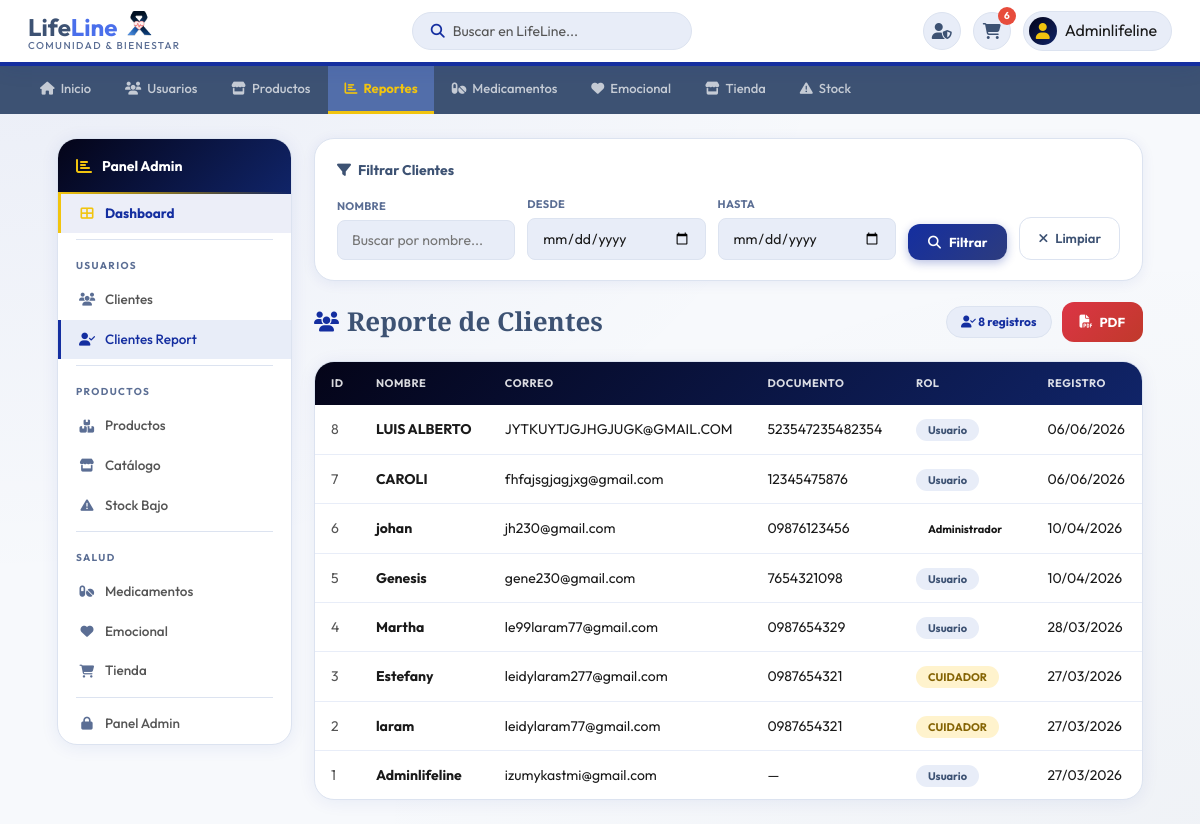
Screenshot of /reportes/clientes/ (signed in) with the database file from the repository.
### usuarios/models.py (models this page shows, shortened)
class Usuario(AbstractUser):
    ROL_CHOICES = [
        ('USER',     'Usuario'),
        ('PACIENTE', 'Paciente'),
        ('ADMIN',    'Administrador'),
    ]
    ESTADIO_CHOICES = [
        ('ESTADO1', 'Estadio 1'),
        ('ESTADO2', 'Estadio 2'),
        ('ESTADO3', 'Estadio 3'),
        ('ESTADO4', 'Estadio 4'),
    ]
    TIPO_DOC_CHOICES = [
        ('cc', 'Cédula de ciudadanía'),
        ('ti', 'Tarjeta de identidad'),
        ('ce', 'Cédula extranjera'),
    ]
    foto_perfil = models.ImageField(
        upload_to='perfiles/',
        blank=True,
        null=True,
        verbose_name='Foto de perfil'
    )
    rol              = models.CharField(max_length=20, choices=ROL_CHOICES, default='USER')
    estadio          = models.CharField(max_length=20, choices=ESTADIO_CHOICES, blank=True, null=True)
    tipo_documento   = models.CharField(max_length=5,  choices=TIPO_DOC_CHOICES, blank=True)
    numero_documento = models.CharField(max_length=15, blank=True)
    fecha_nacimiento = models.DateField(
        null=True, blank=True,
        validators=[validar_fecha_nacimiento]
    )
    email = models.EmailField(unique=True)
    class Meta:
        verbose_name        = 'Usuario'
        verbose_name_plural = 'Usuarios'

### reportes/views.py (the view)
# urls.py: path('clientes/',          views.vista_clientes,           name='clientes'),
@login_required
def vista_clientes(request):
    if not solo_admin(request.user):
        return redirect('home')
    clientes, nombre, desde, hasta = _filtrar_clientes(request)
    return render(request, 'reportes/clientes.html', {
        'clientes': clientes, 'nombre_filtro': nombre,
        'desde_filtro': desde, 'hasta_filtro': hasta, 'total': clientes.count(),
    })

### carrito/context_processors.py (called while the page is built)
def carrito_count(request):
    count = 0
    if request.user.is_authenticated:
        try:
            from carrito.models import CarritoItem
            from django.db.models import Sum
            count = CarritoItem.objects.filter(
                usuario=request.user
            ).aggregate(total=Sum('cantidad'))['total'] or 0
        except Exception:
            count = 0
    return {'carrito_count': count}

### reportes/views.py (called while the page is built)
def solo_admin(user):
    return user.is_staff or getattr(user, 'rol', '') == 'ADMIN'

def _filtrar_clientes(request):
    nombre = request.GET.get('nombre', '').strip()
    desde  = request.GET.get('desde',  '').strip()
    hasta  = request.GET.get('hasta',  '').strip()
    qs = Usuario.objects.all().order_by('-date_joined')
    if nombre:
        qs = qs.filter(username__icontains=nombre)
    if desde:
        try: qs = qs.filter(date_joined__date__gte=datetime.date.fromisoformat(desde))
        except ValueError: pass
    if hasta:
        try: qs = qs.filter(date_joined__date__lte=datetime.date.fromisoformat(hasta))
        except ValueError: pass
    return qs, nombre, desde, hasta

### templates/reportes/clientes.html (shortened to what this page needs)
{% load static %}
<!DOCTYPE html>
<html lang="es">
<head>
<link rel="stylesheet" href="https://cdnjs.cloudflare.com/ajax/libs/font-awesome/6.5.1/css/all.min.css">
<link rel="stylesheet" href="{% static 'css/estilos.css' %}">
</head>
<body>
<header class="header-bar">
  <div class="logo-wrap">
    <div class="logo-text-wrap">
      <div class="logo-title">
        Life<span style="color: #4a6feb;">Line</span>
        <img class="logol" src="{% static 'imagenes/Group 243 (3).png' %}" alt="logo">
      </div>
      <div class="logo-tagline">Comunidad &amp; Bienestar</div>
    </div>
  </div>
  <div class="search-box">
    <i class="fas fa-search"></i>
    <input type="text" placeholder="Buscar en LifeLine...">
  </div>
  <div class="header-right">
    {% if request.user.is_staff or request.user.rol == 'ADMIN' %}
    <a class="hdr-btn admin-btn" href="{% url 'lista_productos' %}" title="Panel de Administración">
      <i class="fas fa-user-shield"></i>
    </a>
    {% endif %}
    <a class="hdr-btn" href="{% url 'ver_carrito' %}" title="Carrito">
      <i class="fas fa-shopping-cart"></i>
      <span class="cart-badge" id="cart-count">{{ carrito_count }}</span>
    </a>
    <div class="user-chip">
      <div class="user-chip-av"><i class="fas fa-user"></i></div>
      <span>{{ request.user.username|default:"Mi cuenta" }}</span>
    </div>
  </div>
</header>
<nav class="main-tabs">
  <a href="{% url 'home' %}"><i class="fas fa-home"></i> Inicio</a>
  <a href="{% url 'lista_usuarios' %}"><i class="fas fa-users"></i> Usuarios</a>
  <a href="{% url 'lista_productos' %}"><i class="fas fa-store"></i> Productos</a>
  <a href="{% url 'clientes' %}" class="active"><i class="fas fa-chart-bar"></i> Reportes</a>
<a href="{% url 'reporte_medicamentos' %}"><i class="fas fa-pills"></i> Medicamentos</a>
  <a href="{% url 'reporte_emocional' %}" ><i class="fas fa-heart"></i> Emocional</a>
  <a href="{% url 'reporte_tienda' %}"><i class="fas fa-store"></i> Tienda</a>
  <a href="{% url 'reporte_stock' %}"><i class="fas fa-exclamation-triangle"></i> Stock</a>
</nav>
<div class="page-layout">
  <aside class="admin-sidebar">
  <div class="sb-hdr"><i class="fas fa-chart-bar"></i><span>Panel Admin</span></div>
  <a href="{% url 'dashboard' %}" class="sidebar-link" style="background:rgba(20,46,160,.08);border-left:3px solid var(--gd);font-weight:700;color:var(--ca)">
    <i class="fas fa-th-large" style="color:var(--gd)"></i> Dashboard
  </a>
  <div class="sb-sep"></div>
  <div class="sb-sec">Usuarios</div>
  <a href="{% url 'lista_usuarios' %}" class="sidebar-link"><i class="fas fa-users"></i> Clientes</a>
  <a href="{% url 'clientes' %}" class="sidebar-link active"><i class="fas fa-user-check"></i> Clientes Report</a>
  <div class="sb-sep"></div>
  <div class="sb-sec">Productos</div>
  <a href="{% url 'reporte_productos' %}" class="sidebar-link"><i class="fas fa-boxes"></i> Productos</a>
  <a href="{% url 'lista_productos' %}" class="sidebar-link"><i class="fas fa-store"></i> Catálogo</a>
  <a href="{% url 'reporte_stock' %}" class="sidebar-link"><i class="fas fa-exclamation-triangle"></i> Stock Bajo</a>
  <div class="sb-sep"></div>
  <div class="sb-sec">Salud</div>
  <a href="{% url 'reporte_medicamentos' %}" class="sidebar-link"><i class="fas fa-pills"></i> Medicamentos</a>
  <a href="{% url 'reporte_emocional' %}" class="sidebar-link"><i class="fas fa-heart"></i> Emocional</a>
  <a href="{% url 'reporte_tienda' %}" class="sidebar-link"><i class="fas fa-shopping-cart"></i> Tienda</a>
  <div class="sb-sep"></div>
  {% if request.user.is_staff or request.user.rol == 'ADMIN' %}
  <a href="/admin/" class="sidebar-link"><i class="fas fa-lock"></i> Panel Admin</a>
  {% endif %}
</aside>
  <main class="main-content">
    <div class="filtros-card">
      <div class="filtros-title"><i class="fas fa-filter"></i> Filtrar Clientes</div>
      <form method="get" action="{% url 'clientes' %}" class="filtros-form">
        <div class="filtro-grupo">
          <label>Nombre</label>
          <input type="text" name="nombre" placeholder="Buscar por nombre..." value="{{ nombre_filtro }}">
        </div>
        <div class="filtro-grupo">
          <label>Desde</label>
          <input type="date" name="desde" value="{{ desde_filtro }}">
        </div>
        <div class="filtro-grupo">
          <label>Hasta</label>
          <input type="date" name="hasta" value="{{ hasta_filtro }}">
        </div>
        <button type="submit" class="btn-primary"><i class="fas fa-search"></i> Filtrar</button>
        <a href="{% url 'clientes' %}" class="btn-secondary"><i class="fas fa-times"></i> Limpiar</a>
      </form>
    </div>
    <div class="page-hdr">
      <h2><i class="fas fa-users"></i> Reporte de Clientes</h2>
      <div style="display:flex;align-items:center;gap:10px">
        <span class="total-badge"><i class="fas fa-user-check"></i> {{ total }} registro{{ total|pluralize }}</span>
        <a href="{% url 'reporte_pdf' %}?nombre={{ nombre_filtro }}&desde={{ desde_filtro }}&hasta={{ hasta_filtro }}" class="btn-danger">
          <i class="fas fa-file-pdf"></i> PDF
        </a>
      </div>
    </div>
    <div class="table-card">
      {% if clientes %}
      <table>
        <thead>
          <tr><th>ID</th><th>Nombre</th><th>Correo</th><th>Documento</th><th>Rol</th><th>Registro</th></tr>
        </thead>
        <tbody>
          {% for c in clientes %}
          <tr>
            <td style="color:var(--ctl)">{{ c.id }}</td>
            <td><strong>{{ c.username }}</strong></td>
            <td>{{ c.email }}</td>
            <td>{{ c.numero_documento|default:"—" }}</td>
            <td><span class="badge badge-{{ c.rol|lower }}">{{ c.get_rol_display }}</span></td>
            <td>{{ c.date_joined|date:"d/m/Y" }}</td>
          </tr>
          {% endfor %}
        </tbody>
      </table>
      {% else %}
      <div class="empty-state">
        <i class="fas fa-user-slash"></i>
        <p>No se encontraron clientes con los filtros aplicados.</p>
      </div>
      {% endif %}
    </div>
  </main>
</div>
</body>
</html>

### static/css/estilos.css (style rules this page uses)
:root { --color-primary: #3d5273; --color-secondary: #5b6e94; --color-accent: #142ea0; --color-menu-bg: #526eaa; --color-text-dark: #1a1a1a; --color-text-light:#555; --color-bg-light: #f0f2f5; --color-top-bar-bg:linear-gradient(135deg,#040418,#102468); --color-light-blue:#72a4d9; --color-gold: #f1c40f; --border-radius-lg:10px; --border-radius-sm:5px; }
* { box-sizing: border-box; margin: 0; padding: 0; }
body { font-family: 'Outfit', 'Segoe UI', Tahoma, Geneva, Verdana, sans-serif; background: #f7f9fc; color: var(--color-text-dark); line-height: 1.6; min-height: 100vh; display: flex; flex-direction: column; }
main { flex: 1; }
a { text-decoration: none; }
.header-bar { background: var(--color-top-bar-bg); border-bottom: 4px solid var(--color-accent); padding: 10px 24px; display: flex; justify-content: space-between; align-items: center; position: sticky; top: 0; z-index: 200; box-shadow: 0 2px 20px rgba(20,46,160,.12); }
.search-box { background: rgba(255,255,255,.12); border-radius: 24px; padding: 8px 16px; display: flex; align-items: center; border: 1.5px solid rgba(255,255,255,.2); width: 260px; transition: border-color .2s; }
.search-box i { color: rgba(255,255,255,.7); font-size: 13px; }
.search-box input { border: none; background: none; outline: none; font-size: 14px; color: white; width: 100%; margin-left: 8px; font-family: inherit; }
.search-box input::placeholder { color: rgba(255,255,255,.5); }
.cart-badge { position: absolute; top: -6px; right: -4px; background: #e74c3c; color: white; border-radius: 50%; width: 18px; height: 18px; font-size: 10px; font-weight: 700; display: flex; align-items: center; justify-content: center; border: 2px solid var(--color-top-bar-bg); font-family: inherit; }
.main-tabs { background-color: #2d3e5f; display: flex; padding: 0 20px; flex-wrap: wrap; overflow-x: auto; }
.main-tabs a { color: rgba(255,255,255,.75); padding: 11px 15px; font-weight: 600; font-size: 13px; border-bottom: 3px solid transparent; transition: background .2s, color .2s, border-color .2s; display: flex; align-items: center; gap: 6px; white-space: nowrap; }
.main-tabs a.active { background: var(--color-menu-bg); color: var(--color-gold); border-bottom-color: var(--color-gold); font-weight: 700; }

### rows the page displays
Usuario: user.username "Adminlifeline", id "1", username "Adminlifeline", email "izumykastmi@gmail.com", numero_documento "—", rol "Usuario", date_joined "27/03/2026"
Usuario: id "8", username "LUIS ALBERTO", email "JYTKUYTJGJHGJUGK@GMAIL.COM", numero_documento "523547235482354", rol "Usuario", date_joined "06/06/2026"
Usuario: id "7", username "CAROLI", email "fhfajsgjagjxg@gmail.com", numero_documento "12345475876", rol "Usuario", date_joined "06/06/2026"
Usuario: id "6", username "johan", email "jh230@gmail.com", numero_documento "09876123456", rol "Administrador", date_joined "10/04/2026"
Usuario: id "5", username "Genesis", email "gene230@gmail.com", numero_documento "7654321098", rol "Usuario", date_joined "10/04/2026"
Usuario: id "4", username "Martha", email "le99laram77@gmail.com", numero_documento "0987654329", rol "Usuario", date_joined "28/03/2026"
Usuario: id "3", username "Estefany", email "leidylaram277@gmail.com", numero_documento "0987654321", rol "CUIDADOR", date_joined "27/03/2026"
Usuario: id "2", username "laram", email "leidylaram77@gmail.com", numero_documento "0987654321", rol "CUIDADOR", date_joined "27/03/2026"

### other values shown
{{ carrito_count }} "6"
{{ total }} "8"
